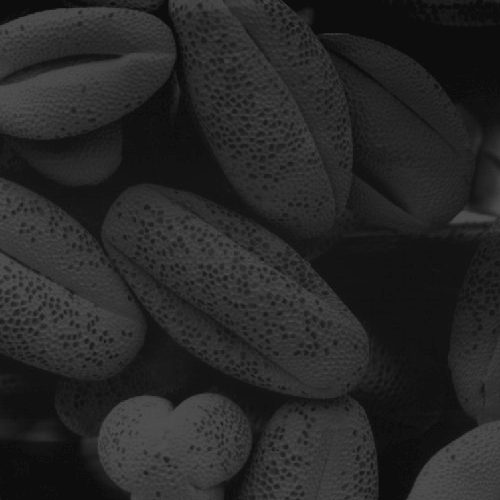
%> input picture DIP3E_CH03/figures/fig0320(1).tif, 500 x 500 px
$ octave q3_20.m   (GNU Octave 9; MATLAB toolbox functions it lacks are replaced by stand-ins)
%> lines starting %> are read from the running program, lines starting %| are printed output that depends on the picture
%%Figura 3.20
im_1 = imread('fig0320(1).tif');
%> im_1 is the input picture: size 500x500 uint8; min 13, max 83, mean 38.7
im_2 = imread('fig0320(2).tif');
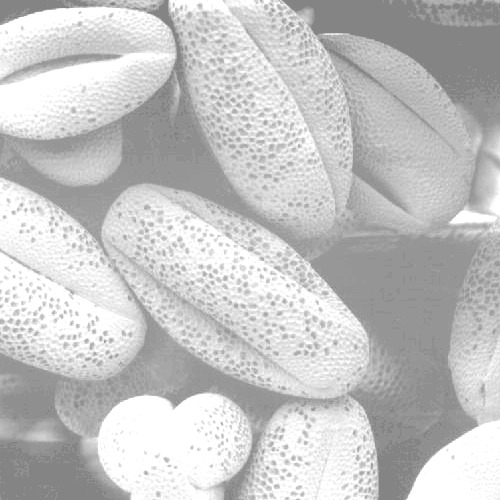
%> input picture DIP3E_CH03/figures/fig0320(2).tif, 500 x 500 px
%> im_2 is the input picture: size 500x500 uint8; min 132, max 255, mean 196.4
im_3 = imread('fig0320(3).tif');
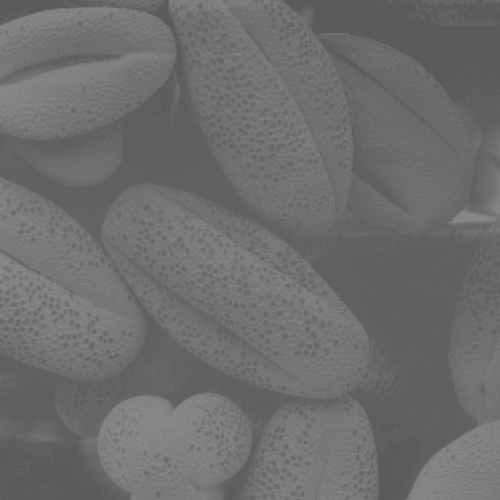
%> input picture DIP3E_CH03/figures/fig0320(3).tif, 500 x 500 px
%> im_3 is the input picture: size 500x500 uint8; min 91, max 138, mean 109.1
im_4 = imread('fig0320(4).tif');
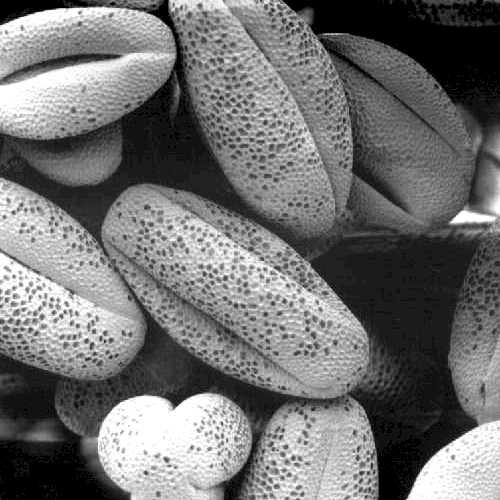
%> input picture DIP3E_CH03/figures/fig0320(4).tif, 500 x 500 px
%> im_4 is the input picture: size 500x500 uint8; min 0, max 255, mean 113.2

out_1 = histeq(im_1);
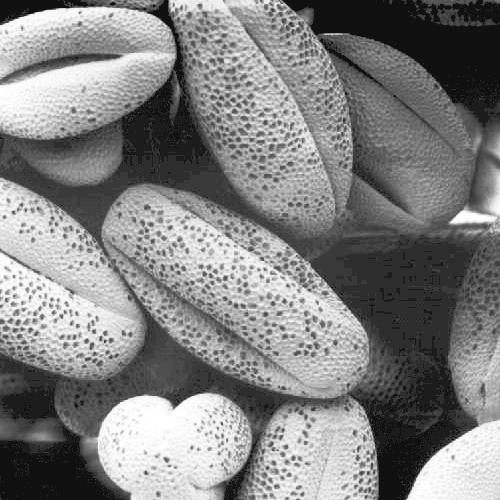
%> out_1: size 500x500 uint8; min 16, max 255, mean 129.3
out_2 = histeq(im_2);
out_3 = histeq(im_3);
out_4 = histeq(im_4);

figure;
subplot(4,3,1);
imshow(im_1);
subplot(4,3,2);
imshow(out_1);
subplot(4,3,3);
imhist(out_1);

subplot(4,3,4);
imshow(im_2);
subplot(4,3,5);
imshow(out_2);
subplot(4,3,6);
imhist(out_2);

subplot(4,3,7);
imshow(im_3);
subplot(4,3,8);
imshow(out_3);
subplot(4,3,9);
imhist(out_3);

subplot(4,3,10);
imshow(im_4);
subplot(4,3,11);
imshow(out_4);
subplot(4,3,12);
imhist(out_4);
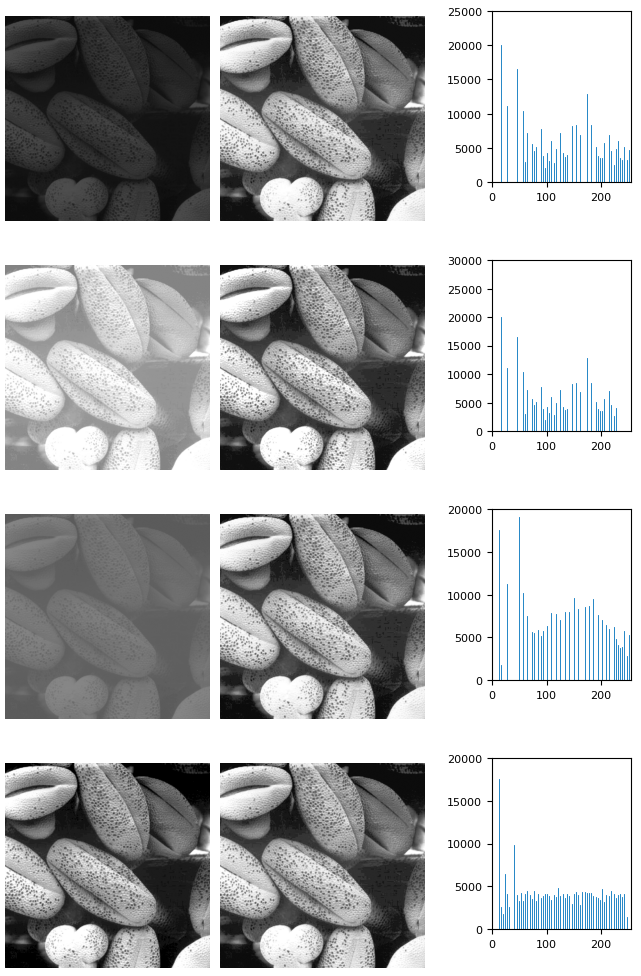
%> figure redrawn from the program's plot data, 12 panels
